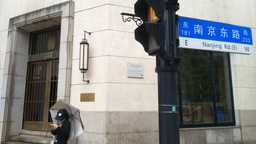
#> input picture hw1/img/resource.jpg, 256 x 144 px, shrunk from 4608 x 2592 before the run
$ python p3_2.py
#> lines starting #> are read from the running program, lines starting #| are printed output that depends on the picture
### hw1/p1.py
import cv2

# ---------------------------------------------------------------------------
# 任务 1：分段线性变换（对比度拉伸）
# ---------------------------------------------------------------------------
# [12 lines left out: function pixel_process, not called in this run]


def read_intensity(in_path):
    """读入图像并转为单通道灰度图（uint8，取值 0~255）。"""
#> called with in_path = 'img/resource.jpg'
    img_gray = cv2.imread(in_path, cv2.IMREAD_GRAYSCALE)
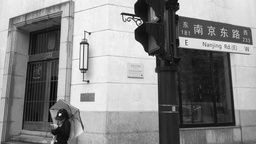
#> img_gray: shape (144, 256); min 0, max 255, mean 134.9
    return img_gray


# [7 lines left out: function img_process, not called in this run]


def write_image(out_path, img_processed):
    """保存结果图像。"""
    cv2.imwrite(out_path, img_processed)


# [6 lines left out: function main, not called in this run]


# [2 lines that do not run on import are left out]

### hw1/p3_1.py
import numpy as np

# ---------------------------------------------------------------------------
# 任务 3(1)：直方图均衡化
# ---------------------------------------------------------------------------
def histogram_equalization(hist):
    """输入未经归一化的一维直方图（长度为灰度级数），返回灰度映射查表 t：
    t[k] = round((L-1) * CDF(k))，即把原灰度 k 映射为均衡化后的灰度。
    """
    a = np.asarray(hist, dtype=np.float64)
    s = np.cumsum(a) / a.sum()              # 累积分布函数 CDF，归一化到 [0, 1]
    return np.round(255.0 * s).tolist()     # L-1 = 255，四舍五入得到整数灰度


### hw1/p2_2.py
# ---------------------------------------------------------------------------
# 任务 2(2)：局部直方图的高效（增量）更新
# ---------------------------------------------------------------------------
def eff_local_hist(img, r):
    """以 (i, j) 为中心、边长 2r-1 的方形邻域，逐个中心点生成局部直方图。

    生成器依次 yield (i, j, H_local)，i/j 遍历所有“窗口完整落在图内”的中心点。
    相邻邻域只差一行或一列，因此只需在旧直方图上做增减即可，避免重复统计。
    """
    h, w = img.shape
    i_start = r - 1          # 合法中心点范围：保证 2r-1 大小的窗口不越界
    i_end = h - r
    j_start = r - 1
    j_end = w - r
    i = i_start
    j = j_start
    H_local = [0] * 256
    # 统计第一个邻域的直方图（唯一的 O((2r-1)^2) 初始化）
    for x in range(i-r+1, i+r):
        for y in range(j-r+1, j+r):
            H_local[img[x][y]] += 1
    yield i, j, H_local.copy()

    # 蛇形（boustrophedon）扫描：行方向奇偶交替，
    # 这样换行时无需重新统计，只需“移出上一行、移入下一行”
    for i in range(i_start, i_end + 1):
        if i != i_start:
            # 垂直移动一格：窗口上边移出、下边移入
            out_row = i - r
            in_row = i + r - 1
            for y in range(j-r+1, j+r):
                H_local[img[out_row][y]] -= 1
                H_local[img[in_row][y]] += 1
            yield i, j, H_local.copy()
        if (i - i_start) % 2 == 0:
            # 偶数行：自左向右，水平移动一格 = 移出左列、移入右列
            for new_j in range(j + 1, j_end + 1):
                out_col = new_j - r
                in_col = new_j + r - 1
                for x in range(i-r+1, i+r):
                    H_local[img[x][out_col]] -= 1
                    H_local[img[x][in_col]] += 1
                j = new_j
                yield i, j, H_local.copy()
        else:
            # 奇数行：自右向左，方向相反
            for new_j in range(j - 1, j_start - 1, -1):
                out_col = new_j + r
                in_col = new_j - r + 1
                for x in range(i-r+1, i+r):
                    H_local[img[x][out_col]] -= 1
                    H_local[img[x][in_col]] += 1
                j = new_j
                yield i, j, H_local.copy()

### hw1/p3_2.py
import numpy as np
import p3_1
import p2_2
import p1

# ---------------------------------------------------------------------------
# 任务 3(2)：局部直方图均衡化
# ---------------------------------------------------------------------------
def local_hist_equalization(img, r):
    """对每个像素，用其 (2r-1)x(2r-1) 邻域的直方图做均衡化，
    但只把映射结果写回该邻域的中心像素（邻域不重叠地“移动”处理）。
    """
#> called with r = 9
    output = img.copy()
    # eff_local_hist 以增量方式依次给出每个中心点的局部直方图
    for i, j, H_local in p2_2.eff_local_hist(img, r):
        t = p3_1.histogram_equalization(H_local)    # 由局部直方图得到灰度映射表
        old_value = int(img[i][j])
        output[i][j] = t[old_value]                 # 只更新中心像素
#> this loop made 30720 passes
#> old_value on passes 1 to 3: 231, 231, 233
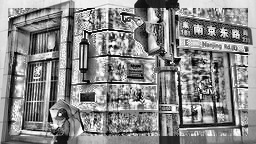
#> output: shape (144, 256); min 1, max 255, mean 137.2
    return output


def main():
    in_path = 'img/resource.jpg'
    out_path = 'img/output_3.jpg'
    img = p1.read_intensity(in_path)
    img_processed = local_hist_equalization(img, 9)     # 邻域半径 r = 9（17x17 窗口）
    p1.write_image(out_path, img_processed)


if __name__ == '__main__':
    main()
